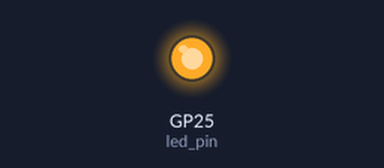
Bench run of a program on a simulated Raspberry Pi Pico running MicroPython. Parts: output pins drawn as LEDs (lit = HIGH). At 28.0 s the program stops and its outputs stay as they are.

Above: at 0.1 s.
At 27.5 s:
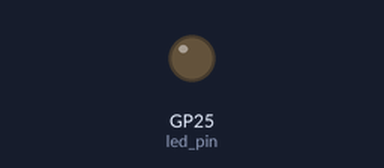
Timing chart, 0 to 29.0 s (numbered marks = the images above):
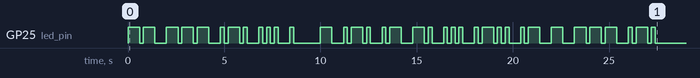

The program:

Morse.py
```python
from machine import Pin, Timer
import time

MORSE_CODE_DICT = {'A': '.-', 'B': '-...', 'C': '-.-.', 'D': '-..', 'E': '.', 'F': '..-.', 'G': '--.', 'H': '....',
                  'I': '..', 'J': '.---', 'K': '-.-', 'L': '.-..', 'M': '--', 'N': '-.', 'O': '---', 'P': '.--.',
                  'Q': '--.-', 'R': '.-.', 'S': '...', 'T': '-', 'U': '..-', 'V': '...-', 'W': '.--', 'X': '-..-',
                  'Y': '-.--', 'Z': '--..', '0': '-----', '1': '.----', '2': '..---', '3': '...--', '4': '....-',
                  '5': '.....', '6': '-....', '7': '--...', '8': '---..', '9': '----.', ' ': ' '}

led_pin = Pin(25, Pin.OUT)

def text_to_morse(text):
    morse_code = ''
    for char in text.upper():
        if char in MORSE_CODE_DICT:
            morse_code += MORSE_CODE_DICT[char] + ' '
        else:
            morse_code += ' '
    return morse_code

def flash_morse_code(morse_code):
    for symbol in morse_code:
        if symbol == '.':
            led_pin.on()
            time.sleep(0.2)
            led_pin.off()
            time.sleep(0.2)
        elif symbol == '-':
            led_pin.on()
            time.sleep(0.6)
            led_pin.off()
            time.sleep(0.2)
        elif symbol == ' ':
            time.sleep(0.4)

text_to_translate = "Morse translator"
morse_translation = text_to_morse(text_to_translate)
flash_morse_code(morse_translation)
```

Measured:
- by itself, GP25 (led_pin): LOW → HIGH at 0.00 s, → LOW 0.60 s later, → HIGH 0.20 s later, → LOW 0.60 s later, … (72 changes in this stretch)
